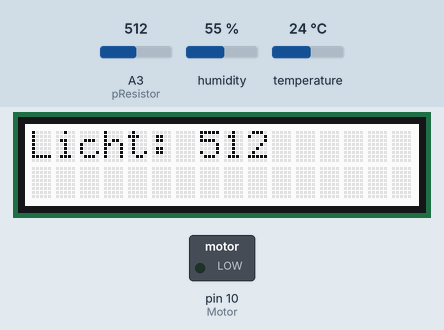
Bench run of a sketch on a simulated Arduino Uno, built with avr-gcc and run on an emulated ATmega328P. On the bench: 16×2 character LCD, switched loads named in the sketch (green lamp = pin HIGH). Inputs (shaded band) come from the test bench; at power-on: temperature 24 °C, A3 (pResistor) = 512, humidity 55 %. What the sketch prints to the serial monitor is not drawn.

Above: at 3.2 s.
3.3 s: temperature set to 28 °C
At 7.9 s:
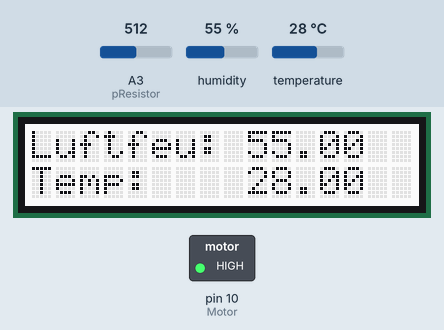
8.6 s: A3 (pResistor) set to 140
At 13.0 s:
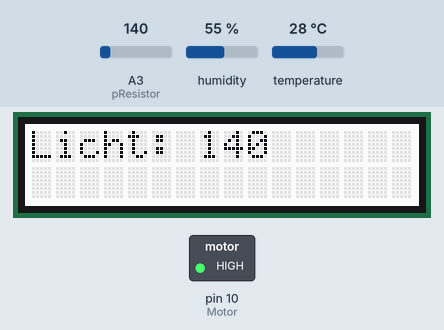
13.6 s: temperature set to 12 °C
At 17.7 s:
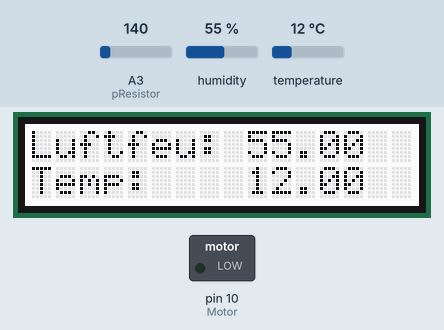
18.6 s: A3 (pResistor) set to 161
At 22.8 s:
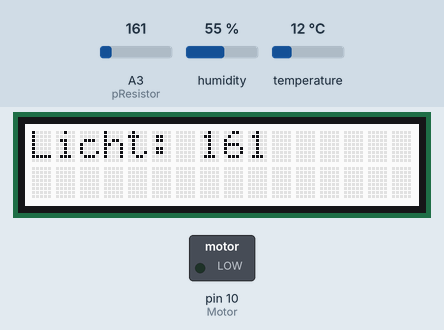
23.6 s: humidity set to 22 %
At 28.3 s:
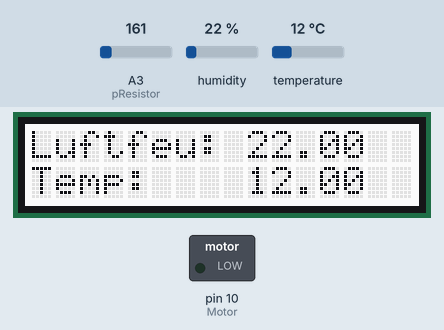
28.6 s: A3 (pResistor) set to 122
At 33.6 s:
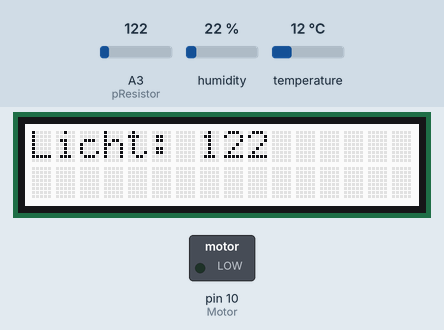
Timing chart, 0 to 34.6 s (numbered marks = the images above; inputs shaded):
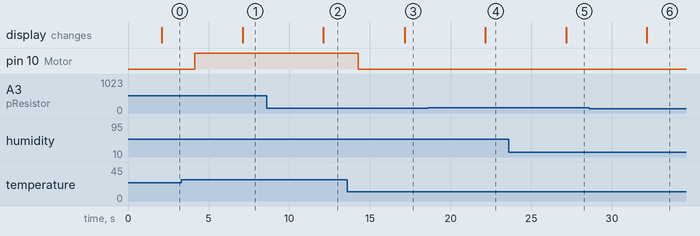

Measured:
- the behaviour switches between 26 and 27 °C on temperature (found by bisection; images 0 and 1)
- the behaviour switches between 149 and 150 on A3 (pResistor) (found by bisection; images 3 and 4)
- after the input at 3.3 s, pin 10 (Motor): LOW → HIGH after 0.83 s; the display: changes after 3.8 s (image 1)
- after the input at 8.6 s, the display: changes after 3.5 s (image 2)
- after the input at 13.6 s, pin 10 (Motor): HIGH → LOW after 0.68 s; the display: changes after 3.5 s (image 3)
- after the input at 18.6 s, the display: changes after 3.5 s (image 4)
- after the input at 23.6 s, the display: changes after 3.6 s (image 5)
- after the input at 28.6 s, the display: changes after 3.6 s (image 6)

The sketch:

SchreibtischArdVol.2.ino
```cpp
#include "DHT.h"
#define DHTPIN 8
#define DHTTYPE DHT11
DHT dht(DHTPIN, DHTTYPE);
float Luftfeuchtigkeit;
float Temperatur;
//-----------------------
const int pResistor = A3;
int Licht;
//-------------------------
#include <Wire.h>
#include "rgb_lcd.h"

rgb_lcd lcd;

int colorR = 0;
int colorG = 0;
int colorB = 0;
//--------------------------
const int Motor = 10;
const int Lampe = 13;
long Zeit;
long vergangeneZeit;
int LiOTemp = 1;
//-----------------------


void setup() {

  Serial.begin(9600);

  dht.begin();

  lcd.begin(16, 2);
  // lcd.setRGB(colorR, colorG, colorB);

  pinMode(pResistor, INPUT);
  pinMode(Motor, OUTPUT);
  delay(2000); //Zwei Sekunden Vorlaufzeit bis zur Messung (der Sensor ist etwas träge)
}


void loop() {

  Luftfeuchtigkeit = dht.readHumidity();
  Temperatur = dht.readTemperature();
  // Temperatur = 40;
  Licht = analogRead(pResistor);

  Zeit = millis();

  if (vergangeneZeit < Zeit) {
    vergangeneZeit = Zeit + 5000;

    if (LiOTemp == 2) {
      LiOTemp = 1;
      lcd.clear();
    } else {
      LiOTemp = 2;
      lcd.clear();
    }
  }

  Bildschirm();
  //debug();
  Ventilator();
  Flasche();
}


void Bildschirm() {

  switch (LiOTemp) {

    case 1:
      // lcd.clear();
      lcd.setCursor(0, 0);
      lcd.print("Luftfeu: ");
      lcd.print(Luftfeuchtigkeit);
      lcd.setCursor(0, 1);
      lcd.print("Temp: ");
      lcd.setCursor(9, 1);
      lcd.print(Temperatur);
      break;

    case 2:
      //  lcd.clear();
      lcd.setCursor(0, 0);
      lcd.print("Licht: ");
      lcd.print(Licht);
      break;
  }
}


void debug() {
  Serial.print("Luftfeuchtigkeit: ");
  Serial.println(Luftfeuchtigkeit);
  Serial.print("Temperatur: ");
  Serial.println(Temperatur);

  Serial.print("Licht: ");
  Serial.println(Licht);
}

void Ventilator() {
  if (Temperatur > 26) {
    digitalWrite(Motor, HIGH);
  } else {
    digitalWrite(Motor, LOW);
  }
}

void  Flasche() {
  if (Licht < 150) {
    digitalWrite(Lampe, HIGH);
    Serial.println("Lampe an");
  } else {
    digitalWrite(Lampe, LOW);

    Serial.println("Lampe aus");
  }
}
```
